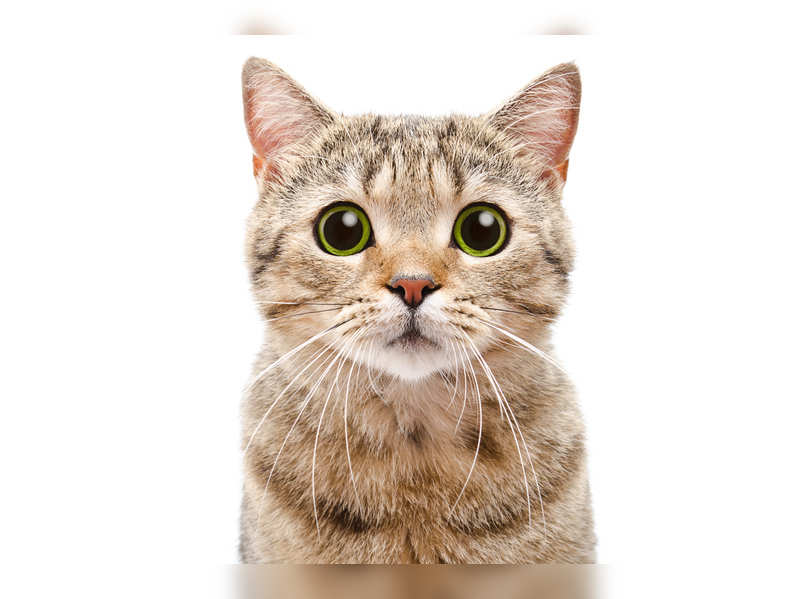
#> input picture read-image/cat.jpg, 800 x 599 px, given in place of the camera
$ python color_track_fast.py   (Python 2 division)
#> lines starting #> are read from the running program, lines starting #| are printed output that depends on the picture; after the words box and inside, x2 and y2 are one past the last pixel; in counts of white or black regions, pixels touching at a corner belong together
import numpy as np
import cv2
import time
cap = cv2.VideoCapture(0)

# Color Paramaters in 8-bit HSV
# Blue
# H = 240
# S = 100
# V = 100
H = int(np.floor(240/2))
diff = 20
lowerBound=np.array([H-diff,100,10])
upperBound=np.array([H+diff,255,255])


def getCenter(img):
  M = cv2.moments(img)
  d = M['m00']
  if (d < 0.001):
    d = 1.0
  cx = int(M['m10']/d)
  cy = int(M['m01']/d)
  theOut = (cx, cy)
  return theOut


while(True):
   tick = time.time()
   # Capture frame-by-frame
   ret, frame = cap.read()
#> frame is the input picture: shape (599, 800, 3); mean B, G, R 212.1, 220.3, 229.9

   # image to HSV from BGR - 0.016
   imgHSV= cv2.cvtColor(frame,cv2.COLOR_BGR2HSV)
#> imgHSV: shape (599, 800, 3); mean H, S, V 5.7, 27.4, 229.9

   # Get mask  - 0.009
   mask=cv2.inRange(imgHSV,lowerBound,upperBound)
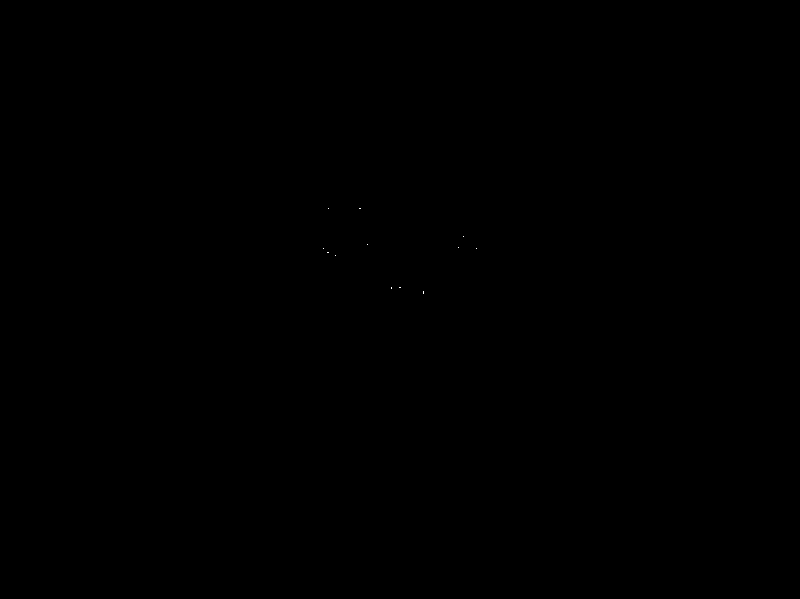
#> mask: shape (599, 800); 0% white in thin lines or dots, all inside (x1, y1, x2, y2) = (323, 208, 477, 294)


   cv2.imshow("Mask (no filter)", mask)

   # erode/diolate
   kernel = np.ones((3,3), np.uint8)
   mask = cv2.erode(mask, kernel, iterations=1)
#> mask: shape (599, 800); every value is 0
   mask = cv2.dilate(mask, kernel, iterations=1)

   # Get center  - 0.008
   center = getCenter(mask)
#> in getCenter, `M = cv2.moments(img)`: M = moments, m00 0
#> in getCenter, `d = M['m00']`: d = 0
#> in getCenter, `theOut = (cx, cy)`: theOut = (0, 0)
#> center = (0, 0)

   iheight, iwidth, ichannel = frame.shape
#> iheight = 599; iwidth = 800; ichannel = 3
   x = int(np.floor(iwidth)/2)
#> x = 400
   y = int(np.floor(iheight)/2)
#> y = 299
   #print imgHSV[y,x]
   #center = (x,y)

   # draw circle
   iheight, iwidth, ichannel = frame.shape
   dim = int(np.ceil(iheight/20))
#> dim = 29
   cv2.circle(frame,center,dim,(0,0,255),-1)
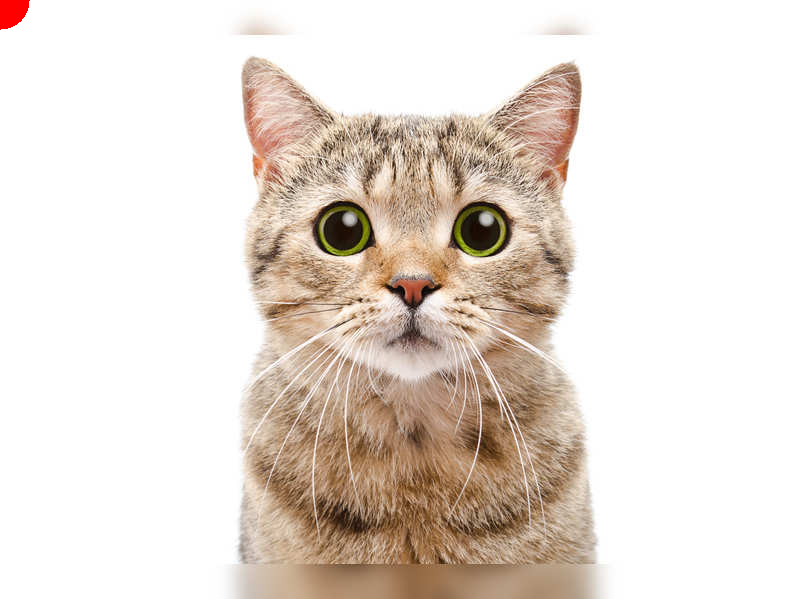
#> frame: shape (599, 800, 3); 0.14% of pixels changed, all inside (x1, y1, x2, y2) = (0, 0, 30, 30)


   cv2.imshow("Image", frame)
   cv2.imshow("Mask", mask)


   tock = time.time()
   print tock-tick
   cv2.waitKey(1)
